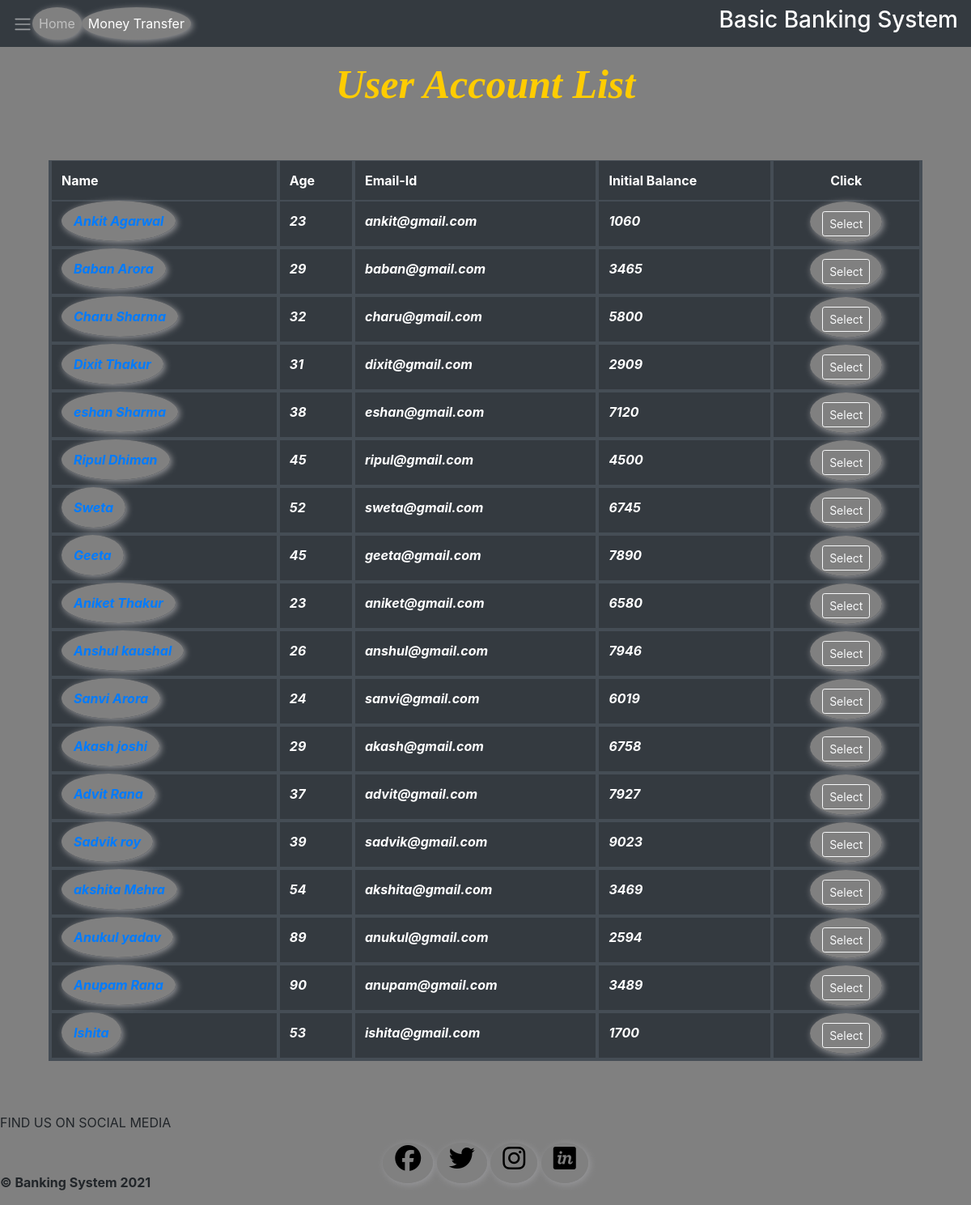
/transfer_credit, run on the app's committed database.
### bankapp/models.py (models this page shows, shortened)
class User(models.Model):
    name = models.CharField(max_length = 40)
    email = models.EmailField(max_length = 40)
    current_credit = models.IntegerField()
    age = models.IntegerField()

### bankapp/views.py (the view)
# urls.py: path('transfer_credit', views.transfer_credit, name='transfer_credit'),
def transfer_credit(request):
    users = User.objects.all()
    context = { 'users' : users }
    return render(request, 'transfer.html', context)

### templates/transfer.html (shortened to what this page needs)
{% extends 'base.html' %}
{% load static %}
{% block transferactive %}active{% endblock transferactive %}
{% block body %}
<div class="container my-3">
    <h1 class="text-center"><b>User Account List</b></h1>
    <div class="container my-3 mt-3 userlist" ">
      <div class="table-responsive">
        <table class="table table-hover table-dark  my-5 mb-5 pb-5">
            <thead class="thead-dark">
                <tr>
                    <th  scope="col">Name</th>
                      <th  scope="col">Age</th>
                    <th scope="col">Email-Id</th>
                    <th scope="col">Initial Balance</th>
                    <th scope="col" style="text-align:center">Click</th>
                </tr>
            </thead>
            <tbody>
                {% for user in users %}
                <tr>
                    <td style=font-weight:bold;font-style:italic;font-color:white;><a href="/user/{{user.name}}">{{user.name}}</a></td>
                      <td style=font-weight:bold;font-style:italic>{{user.age}}</td>
                        <td style=font-weight:bold;font-style:italic>{{user.email}}</td>
                    <td style=font-weight:bold;font-style:italic>{{user.current_credit}}</td>
                    <td class="text-center align-middle"><a href="/user/{{user.name}}"> <button type="button" class="btn btn-outline-light btn-sm">Select</button></a></td>
                </tr>
                {% endfor %}
            </tbody>
        </table>
          </div>
    </div>
</div>
{% endblock body %}

### templates/base.html (shortened to what this page needs)
<!doctype html>
<html lang="en">
{% load static %}
  <head>
    <link rel="stylesheet" href="https://stackpath.bootstrapcdn.com/bootstrap/4.5.0/css/bootstrap.min.css">
  </head>
  <body>
    <nav class="navbar navbar-expand-lg navbar-dark bg-dark">
      <div class="text-right>
      <a href="#" button class="navbar-toggler" type="button" data-toggle="collapse" data-target="#navbarSupportedContent" aria-controls="navbarSupportedContent" aria-expanded="false" aria-label="Toggle navigation">
        <span class="navbar-toggler-icon"></span>
        </div>
      <div class="collapse navbar-collapse" id="navbarSupportedContent">
        <ul class="navbar-nav mr-auto">
          <li class="nav-item {% block homeactive %}{% endblock homeactive %}">
            <a class="nav-link" href="/">Home<span class="sr-only">(current)</span></a>
          </li>
          <li class="nav-item {% block transferactive %}{% endblock transferactive %}">
            <a class="nav-link" href="/transfer_credit">Money Transfer</a>
          </li>
        </ul>
      </div>
      <h3>Basic Banking System</h3>
    </nav>
    {% block body %}
    {% endblock body %}
   <footer id="footer" class="coloured-section">
  <p>FIND US ON SOCIAL MEDIA</p>
<link rel="stylesheet" href="https://cdnjs.cloudflare.com/ajax/libs/font-awesome/4.7.0/css/font-awesome.min.css">
	<div style=text-align:center;>
	<a href="https://www.facebook.com/thesparksfoundation.info"><i class="fab fa-facebook-f fa-2x"></i></a>
	<a href="https://twitter.com/tsfsingapore"><i class="fab fa-twitter fa-2x"></i></a>
	<a href="https://www.instagram.com/thesparksfoundation.info/"><i class="fab fa-instagram fa-2x"></i></a>
  <a href="https://www.linkedin.com/company/the-sparks-foundation/"><i class="fab fa-invision fa-2x"></i></a>
	</div>
  <div id="footer" style="font-weight:bold;">
    &copy; Banking System 2021
 </div>
</footer>
  </body>
</html>

### templates/base.html (style rules this page uses)
#footer { bottom:0; width:100%; height:40px; }
h3 { text-align:center; color:white }
body { background-color: grey; }
a { background: grey; padding: 15px; border-radius: 50%; box-shadow: 2px 2px 8px #98989B; transition: all 1s linear; }
i { color: black; }

### templates/transfer.html (style rules this page uses)
body { background-image:url('https://images.unsplash.com/photo-1488998527040-85054a85150e?ixid=MXwxMjA3fDB8MHxwaG90by1wYWdlfHx8fGVufDB8fHw%3D&ixlib=rb-1.2.1&auto=format&fit=crop&w=750&q=80'); background-repeat: repeat; background-size: cover; }
.table { width: 100%; margin-left: auto; margin-right: auto; text-color:white; }
th,td { border: 4px solid black; pading: 10px; text-color:white; }
h1 { text-align: center; font-weight:bold; color:#ffcc00; font-family: "Times New Roman", Times, serif; font-size:50px; font-style:italic }

### data on the page
User: name "Ankit Agarwal", age "23", email "ankit@gmail.com", current_credit "1060"
User: name "Baban Arora", age "29", email "baban@gmail.com", current_credit "3465"
User: name "Charu Sharma", age "32", email "charu@gmail.com", current_credit "5800"
User: name "Dixit Thakur", age "31", email "dixit@gmail.com", current_credit "2909"
User: name "eshan Sharma", age "38", email "eshan@gmail.com", current_credit "7120"
User: name "Ripul Dhiman", age "45", email "ripul@gmail.com", current_credit "4500"
User: name "Sweta", age "52", email "sweta@gmail.com", current_credit "6745"
User: name "Geeta", age "45", email "geeta@gmail.com", current_credit "7890"
User: name "Aniket Thakur", age "23", email "aniket@gmail.com", current_credit "6580"
User: name "Anshul kaushal", age "26", email "anshul@gmail.com", current_credit "7946"
User: name "Sanvi Arora", age "24", email "sanvi@gmail.com", current_credit "6019"
User: name "Akash joshi", age "29", email "akash@gmail.com", current_credit "6758"
User: name "Advit Rana", age "37", email "advit@gmail.com", current_credit "7927"
User: name "Sadvik roy", age "39", email "sadvik@gmail.com", current_credit "9023"
User: name "akshita Mehra", age "54", email "akshita@gmail.com", current_credit "3469"
User: name "Anukul yadav", age "89", email "anukul@gmail.com", current_credit "2594"
User: name "Anupam Rana", age "90", email "anupam@gmail.com", current_credit "3489"
User: name "Ishita", age "53", email "ishita@gmail.com", current_credit "1700"
